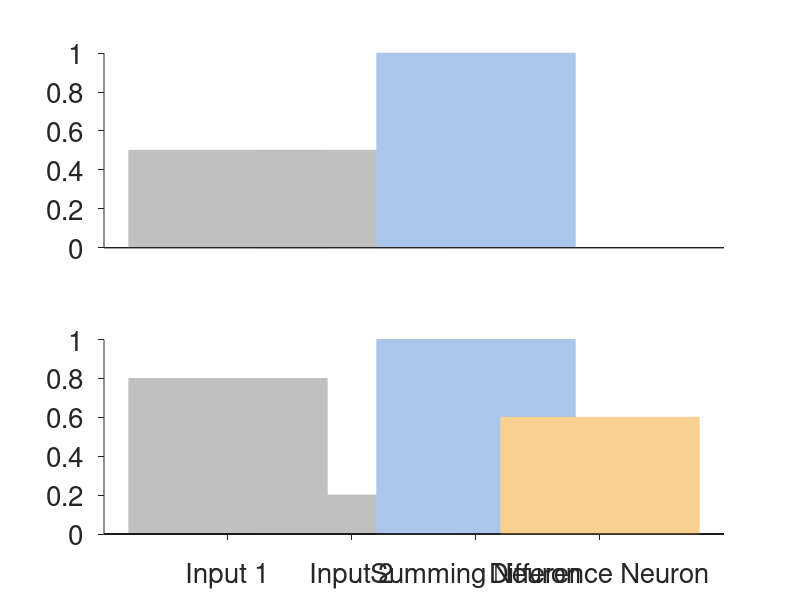

Write the MATLAB code that produced this figure. (Note: this script raises an error after producing the figure.)
set(0,'DefaultAxesFontSize', 20)
set(0,'DefaultFigureColor','w')
set(0,'DefaultAxesBox','off')

gray = [192 192 192]./255;
blue = [171 198 235]./255;
orange = [247 208 146]./255;
labels = {'Input 1','Input 2','Summing Neuron','Difference Neuron'};
colors = {'gray','gray','blue','orange'};
close all
figure() 
% input levels 1
subplot(2,1,1)
x = [1 2 3 4];
y  = [0.5 0.5 1 0];
for i = 1:4
p1 = bar(x(i),y(i));
set(p1,'FaceColor',eval(colors{i}),'EdgeColor',eval(colors{i}));
hold on 
end 
set(gca,'TickDir','out','Box','off','XTick',[])

% input levels 2
subplot(2,1,2)
y = [0.8 0.2 1 0.6];
for i = 1:4
p1 = bar(x(i),y(i));
set(p1,'FaceColor',eval(colors{i}),'EdgeColor',eval(colors{i}));
hold on 
end 
set(gca,'XTickLabel',labels)
set(gca,'TickDir','out','Box','off','XTick',[1:4])

suplabel('Activity level (Arbitrary units)','y')
% spaceplots